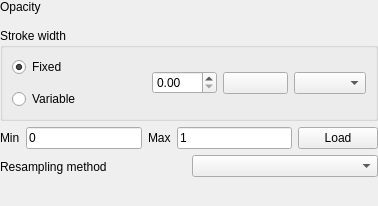
<?xml version="1.0" encoding="UTF-8"?>
<ui version="4.0">
 <class>QgsMeshRendererScalarSettingsWidgetBase</class>
 <widget class="QWidget" name="QgsMeshRendererScalarSettingsWidgetBase">
  <property name="geometry">
   <rect>
    <x>0</x>
    <y>0</y>
    <width>378</width>
    <height>206</height>
   </rect>
  </property>
  <property name="windowTitle">
   <string notr="true">Form</string>
  </property>
  <layout class="QVBoxLayout" name="verticalLayout">
   <property name="leftMargin">
    <number>0</number>
   </property>
   <property name="topMargin">
    <number>0</number>
   </property>
   <property name="rightMargin">
    <number>0</number>
   </property>
   <property name="bottomMargin">
    <number>0</number>
   </property>
   <item>
    <widget class="QWidget" name="mOpacityContainerWidget" native="true">
     <layout class="QFormLayout" name="formLayout">
      <property name="leftMargin">
       <number>0</number>
      </property>
      <property name="topMargin">
       <number>0</number>
      </property>
      <property name="rightMargin">
       <number>0</number>
      </property>
      <property name="bottomMargin">
       <number>0</number>
      </property>
      <item row="0" column="0">
       <widget class="QLabel" name="mOpacityLabel">
        <property name="text">
         <string>Opacity</string>
        </property>
       </widget>
      </item>
      <item row="0" column="1">
       <widget class="QgsOpacityWidget" name="mOpacityWidget" native="true">
        <property name="minimumSize">
         <size>
          <width>0</width>
          <height>14</height>
         </size>
        </property>
        <property name="focusPolicy">
         <enum>Qt::StrongFocus</enum>
        </property>
       </widget>
      </item>
     </layout>
    </widget>
   </item>
   <item>
    <widget class="QGroupBox" name="mEdgeWidthGroupBox">
     <property name="title">
      <string>Stroke width</string>
     </property>
     <layout class="QGridLayout" name="gridLayout_2">
      <item row="2" column="0">
       <widget class="QRadioButton" name="mScalarEdgeStrokeWidthVariableRadioButton">
        <property name="text">
         <string>Variable</string>
        </property>
       </widget>
      </item>
      <item row="0" column="0">
       <widget class="QRadioButton" name="mScalarEdgeStrokeWidthFixedRadioButton">
        <property name="text">
         <string>Fixed</string>
        </property>
        <property name="checked">
         <bool>true</bool>
        </property>
       </widget>
      </item>
      <item row="0" column="3" rowspan="3">
       <widget class="QgsMeshVariableStrokeWidthButton" name="mScalarEdgeStrokeWidthVariablePushButton">
        <property name="sizePolicy">
         <sizepolicy hsizetype="Expanding" vsizetype="Fixed">
          <horstretch>0</horstretch>
          <verstretch>0</verstretch>
         </sizepolicy>
        </property>
       </widget>
      </item>
      <item row="0" column="2" rowspan="3">
       <widget class="QDoubleSpinBox" name="mScalarEdgeStrokeWidthSpinBox">
        <property name="sizePolicy">
         <sizepolicy hsizetype="Expanding" vsizetype="Fixed">
          <horstretch>0</horstretch>
          <verstretch>0</verstretch>
         </sizepolicy>
        </property>
       </widget>
      </item>
      <item row="0" column="4" rowspan="3">
       <widget class="QgsUnitSelectionWidget" name="mScalarEdgeStrokeWidthUnitSelectionWidget"/>
      </item>
      <item row="0" column="1" rowspan="3">
       <spacer name="horizontalSpacer">
        <property name="orientation">
         <enum>Qt::Horizontal</enum>
        </property>
        <property name="sizeHint" stdset="0">
         <size>
          <width>40</width>
          <height>20</height>
         </size>
        </property>
       </spacer>
      </item>
     </layout>
    </widget>
   </item>
   <item>
    <layout class="QHBoxLayout" name="horizontalLayout_2">
     <item>
      <widget class="QLabel" name="mScalarMinLabel">
       <property name="text">
        <string>Min</string>
       </property>
      </widget>
     </item>
     <item>
      <widget class="QLineEdit" name="mScalarMinLineEdit">
       <property name="text">
        <string>0</string>
       </property>
      </widget>
     </item>
     <item>
      <widget class="QLabel" name="mScalarMaxLabel">
       <property name="text">
        <string>Max</string>
       </property>
      </widget>
     </item>
     <item>
      <widget class="QLineEdit" name="mScalarMaxLineEdit">
       <property name="text">
        <string>1</string>
       </property>
      </widget>
     </item>
     <item>
      <widget class="QPushButton" name="mScalarRecalculateMinMaxButton">
       <property name="text">
        <string>Load</string>
       </property>
      </widget>
     </item>
    </layout>
   </item>
   <item>
    <widget class="QWidget" name="mScalarResamplingWidget" native="true">
     <layout class="QHBoxLayout" name="horizontalLayout_4">
      <property name="leftMargin">
       <number>0</number>
      </property>
      <property name="topMargin">
       <number>0</number>
      </property>
      <property name="rightMargin">
       <number>0</number>
      </property>
      <property name="bottomMargin">
       <number>0</number>
      </property>
      <item>
       <widget class="QLabel" name="mLabelDataInterpolation">
        <property name="text">
         <string>Resampling method</string>
        </property>
       </widget>
      </item>
      <item>
       <widget class="QComboBox" name="mScalarInterpolationTypeComboBox"/>
      </item>
     </layout>
    </widget>
   </item>
   <item>
    <widget class="QgsColorRampShaderWidget" name="mScalarColorRampShaderWidget" native="true">
     <property name="sizePolicy">
      <sizepolicy hsizetype="MinimumExpanding" vsizetype="Preferred">
       <horstretch>0</horstretch>
       <verstretch>0</verstretch>
      </sizepolicy>
     </property>
    </widget>
   </item>
  </layout>
 </widget>
 <customwidgets>
  <customwidget>
   <class>QgsUnitSelectionWidget</class>
   <extends>QComboBox</extends>
   <header>qgsunitselectionwidget.h</header>
   <container>1</container>
  </customwidget>
  <customwidget>
   <class>QgsOpacityWidget</class>
   <extends>QWidget</extends>
   <header>qgsopacitywidget.h</header>
   <container>1</container>
  </customwidget>
  <customwidget>
   <class>QgsColorRampShaderWidget</class>
   <extends>QWidget</extends>
   <header>raster/qgscolorrampshaderwidget.h</header>
   <container>1</container>
  </customwidget>
  <customwidget>
   <class>QgsMeshVariableStrokeWidthButton</class>
   <extends>QPushButton</extends>
   <header>qgsmeshvariablestrokewidthwidget.h</header>
  </customwidget>
 </customwidgets>
 <resources/>
 <connections/>
</ui>
